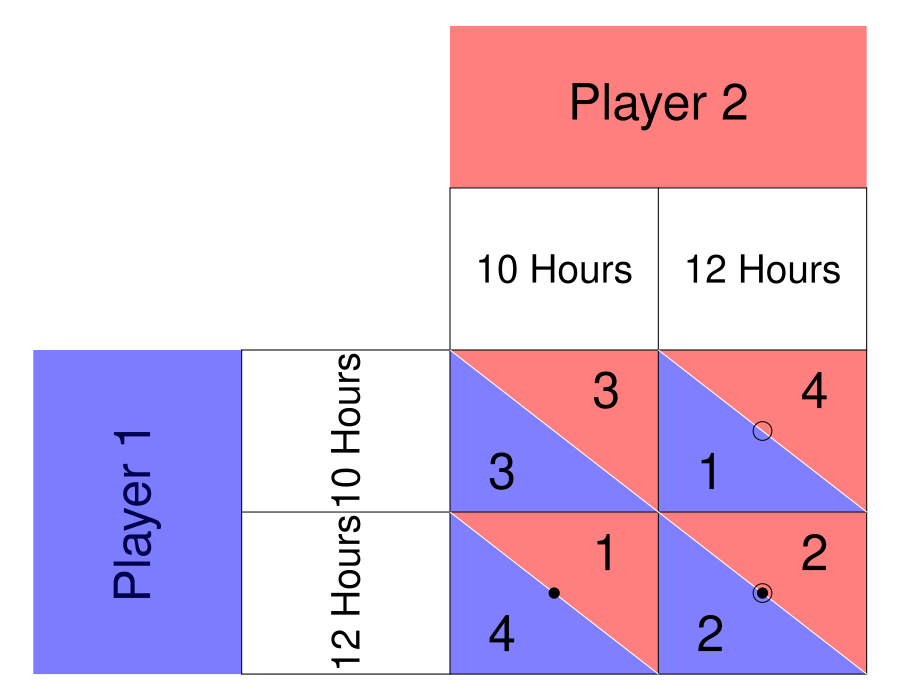

Source code (R):
require(ggplot2)
require(shape)
pdf(file = "society/fishermen_matrix.pdf", width = 9, height = 7)

par(mar =  c(0, 0, 0, 0))
xlims <- c(0, 8)
ylims <- c(0, 8)

#TextSizes
PlayerSize <- 3
StratSize <- 2.3
PayoffSize <- 3

#Payoffs are listed as c("NW", "SW", "NE", "SE")

#Considerations for Player 1
P1Name <- c("Player 1")
P1Strat <- c("10 Hours", "12 Hours")
P1Payoffs <- c("3", "4", "1", "2")
P1BR1 <- c("SW") #Must be NW or SW - the BR prints accordingly. 
P1BR2 <- c("SE") #Must be NE or SE - the BR prints accordingly. 
#NW = (5, 3); SW = (5,1); NE = (7, 3); SE = (7, 1)

#Considerations for Player 2
P2Name <- c("Player 2")
P2Strat <- c("10 Hours", "12 Hours")
P2Payoffs <- c("3", "1", "4", "2")
P2BR1 <- c("NE") #Must be NW or SW - the BR prints accordingly. 
P2BR2 <- c("SE") #Must be NE or SE - the BR prints accordingly. 

plot(0, 0, xlim = xlims, ylim = ylims, type = "n",
     xlab = expression(""),
     ylab = expression(""),
     xaxt = "n", 
     yaxt = "n", 
     cex.lab = 2, 
     bty = "n")



#Color and label for Player 1 and their strategies
polygon(c(0,0,2,2,0), c(0,4,4,0,0), col=rgb(0, 0, 1, 0.3), density=NULL, border = NA)
text(1, 2, P1Name[1], srt = 90, cex = PlayerSize)

polygon(c(0,0,2,2,0), c(0,4,4,0,0), col=rgb(0, 0, 1, 0.3), density=NULL, border = NA)
text(3, 3, P1Strat[1], cex = StratSize, srt = 90)
text(3, 1, P1Strat[2], cex = StratSize, srt = 90)


#Color and label for Player 2
polygon(c(4,4,8,8,4), c(8,6,6,8,8), col=rgb(1, 0, 0, 0.5), density=NULL, border = NA)
text(6, 7, P2Name[1], cex = PlayerSize)

text(5, 5, P2Strat[1], cex = StratSize)
text(7, 5, P2Strat[2], cex = StratSize)

#NorthWest cell 
#P1
polygon(c(4,4,6,4), c(4,2,2,4), col=rgb(0, 0, 1, 0.5), density=NULL, border = NA)
#P2
polygon(c(4,6,6,4), c(4,4,2,4), col=rgb(1, 0, 0, 0.5), density=NULL, border = NA)

#P1
text(4.5, 2.5, P1Payoffs[1], cex = PayoffSize)
#P2
text(5.5, 3.5, P2Payoffs[1], cex = PayoffSize)

#SouthWest cell  
#P1
polygon(c(4,4,6,4), c(2,0,0,2), col=rgb(0, 0, 1, 0.5), density=NULL, border = NA)
#P2
polygon(c(4,6,6,4), c(2,2,0,2), col=rgb(1, 0, 0, 0.5), density=NULL, border = NA)

#P1
text(4.5, 0.5, P1Payoffs[2], cex = PayoffSize)
#P2
text(5.5, 1.5, P2Payoffs[2], cex = PayoffSize)


#NorthEast cell 
#P1
polygon(c(6,6,8,6), c(4,2,2,4), col=rgb(0, 0, 1, 0.5), density=NULL, border = NA)
#P2
polygon(c(6,8,8,6), c(4,4,2,4), col=rgb(1, 0, 0, 0.5), density=NULL, border = NA)
#P1
text(6.5, 2.5, P1Payoffs[3], cex = PayoffSize)
#P2
text(7.5, 3.5, P2Payoffs[3], cex = PayoffSize)

#SouthEast cell 
#P1
polygon(c(6,6,8,6), c(2,0,0,2), col=rgb(0, 0, 1, 0.5), density=NULL, border = NA)
#P2
polygon(c(6,8,8,6), c(2,2,0,2), col=rgb(1, 0, 0, 0.5), density=NULL, border = NA)
#P1
text(6.5, 0.5, P1Payoffs[4], cex = PayoffSize)
#P2
text(7.5, 1.5, P2Payoffs[4], cex = PayoffSize)


#Lines for the Table
segments(8, 0, 8, 6, lty = 1, col = "black")
segments(4, 6, 8, 6, lty = 1, col = "black")
segments(2, 0, 2, 4, lty = 1, col = "black")
segments(2, 0, 8, 0, lty = 1, col = "black")
segments(2, 4, 8, 4, lty = 1, col = "black")
segments(4, 0, 4, 6, lty = 1, col = "black")
segments(2, 2, 8, 2, lty = 1, col = "black")
segments(6, 0, 6, 6, lty = 1, col = "black")

#Diagonals
#NW
segments(4, 4, 6, 2, lty = 1, col = "white")
#NE
segments(6, 4, 8, 2, lty = 1, col = "white")
#SW
segments(4, 2, 6, 0, lty = 1, col = "white")
#Se
segments(6, 2, 8, 0, lty = 1, col = "white")


#Best responses 
#P1 
if (P1BR1[1] == "NW"){
  points(5, 3, pch = 16, col = "black", cex = 1.5)
} else{points(5, 1, pch = 16, col = "black", cex = 1.5)
}

if (P1BR2[1] == "NE"){
  points(7, 3, pch = 16, col = "black", cex = 1.5)
} else{points(7, 1, pch = 16, col = "black", cex = 1.5)
}


#P2
if (P2BR1[1] == "NW"){
  points(5, 3, pch = 1, col = "black", cex = 2.5)
} else{points(7, 3, pch = 1, col = "black", cex = 2.5)
}

if (P2BR2[1] == "SW"){
  points(5, 3, pch = 1, col = "black", cex = 2.5)
} else{points(7, 1, pch = 1, col = "black", cex = 2.5)
}

dev.off()
